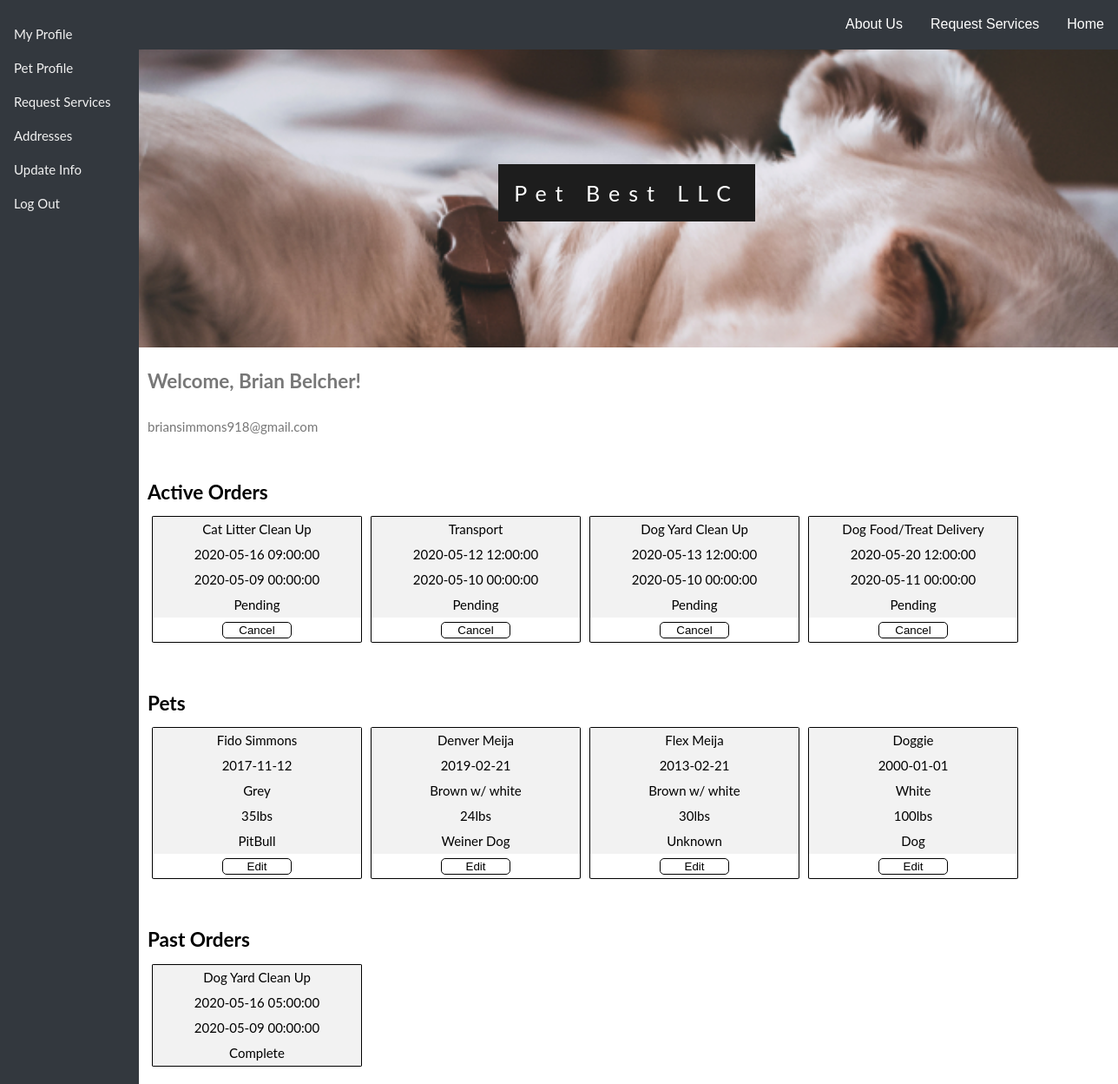
Page /Website/website-master/profile.php (signed in) on the committed database.
### tables this page shows
CREATE TABLE `users` (
  `userID` int(10) unsigned NOT NULL AUTO_INCREMENT,
  `username` varchar(255) NOT NULL,
  `password` varchar(255) NOT NULL,
  `firstName` varchar(255) DEFAULT NULL,
  `lastName` varchar(255) DEFAULT NULL,
  `privileges` varchar(255) NOT NULL,
  `email` varchar(255) NOT NULL,
  `hiredate` date DEFAULT NULL,
  `birthdate` date DEFAULT NULL,
  `notes` varchar(535) DEFAULT NULL,
  PRIMARY KEY (`userID`)
);

CREATE TABLE `orders` (
  `orderID` int(10) unsigned NOT NULL AUTO_INCREMENT,
  `userID` int(10) unsigned NOT NULL,
  `orderDate` datetime NOT NULL,
  `serviceDateRequest` datetime NOT NULL,
  `serviceDateComplete` date DEFAULT NULL,
  `orderStatus` varchar(255) NOT NULL,
  `orderTotal` decimal(10,2) DEFAULT NULL,
  `employeeID` int(10) unsigned DEFAULT NULL,
  `notes` text DEFAULT NULL,
  PRIMARY KEY (`orderID`),
  KEY `userID` (`userID`),
  KEY `employeeID` (`employeeID`),
  CONSTRAINT `orders_ibfk_1` FOREIGN KEY (`userID`) REFERENCES `users` (`userID`)
);

CREATE TABLE `services` (
  `serviceID` int(10) unsigned NOT NULL AUTO_INCREMENT,
  `categoryID` int(10) unsigned NOT NULL,
  `servicename` varchar(255) NOT NULL,
  `description` varchar(535) NOT NULL,
  `dateadded` date NOT NULL,
  `price` decimal(10,2) NOT NULL,
  PRIMARY KEY (`serviceID`),
  KEY `categoryID` (`categoryID`),
  CONSTRAINT `services_ibfk_1` FOREIGN KEY (`categoryID`) REFERENCES `categories` (`categoryID`)
);

CREATE TABLE `pets` (
  `petID` int(10) unsigned NOT NULL AUTO_INCREMENT,
  `userID` int(10) unsigned NOT NULL,
  `fullName` varchar(255) NOT NULL,
  `birthdate` date NOT NULL,
  `breed` varchar(255) NOT NULL,
  `color` varchar(255) NOT NULL,
  `weight` double NOT NULL,
  PRIMARY KEY (`petID`) USING BTREE,
  KEY `userID` (`userID`),
  CONSTRAINT `pets_ibfk_1` FOREIGN KEY (`userID`) REFERENCES `users` (`userID`)
);

### Website/website-master/src/Database.php (called while the page is built, shortened)
<?php
class Database implements DatabaseInterface {
  private $pdo;
  public static function create(PDO $pdo) {
    return new static($pdo);
  }
  public function __construct(PDO $pdo) {
    $this->pdo = $pdo;
  }
  public function showPetsByCustomer($userInfo){
    if (is_a($userInfo, '\stdClass')){
      $userID = !empty($userInfo->userID) ? $userInfo->userID : null;
    } else{
      $userID = !empty($userInfo['userID']) ? $userInfo['userID'] : null;
    }
    $selectStatement = "SELECT firstName, lastName, petID, fullName, pets.birthdate, breed, color, weight
      FROM pets JOIN users on pets.userID = users.userID WHERE pets.userID = :userID";
    $statement = $this->pdo->prepare($selectStatement);
    $parameters = [
      ':userID' => $userID
    ];
    $statement->execute($parameters);
    $petInfo[] = $statement->fetchAll(PDO::FETCH_CLASS, '\stdClass');
    $petInfo = reset($petInfo);
    return $petInfo;
  }
  public function showPastCustomerOrders($userInfo){
    if (is_a($userInfo, '\stdClass')) {
      $userID = !empty($userInfo->userID) ? $userInfo->userID : NULL;
    } else {
      $userID = !empty($userInfo['userID']) ? $userInfo['userID'] : NULL;
    }
    $selectStatement = "SELECT orders.orderID, orderDate, serviceDateRequest, orderStatus, servicename, description
    FROM orders JOIN orderitems ON orders.orderID = orderitems.orderID
    JOIN services ON orderitems.serviceID = services.serviceID
    WHERE (orderStatus <> 'Pending' AND orderStatus <> 'In Route' AND orderStatus <> 'In Progress')  AND orders.userID = :userID" . PHP_EOL;
    $statement = $this->pdo->prepare($selectStatement);
    $parameters = [':userID' => $userID];
    $statement->execute($parameters);
    $serviceInfo[] = $statement->fetchAll(PDO::FETCH_CLASS, '\stdClass');
    $serviceInfo = reset($serviceInfo);
    return $serviceInfo;
  }
  public function showCustomerActiveOrders($userInfo)
  {
    if (is_a($userInfo, '\stdClass')) {
      $userID = !empty($userInfo->userID) ? $userInfo->userID : NULL;
    } else {
      $userID = !empty($userInfo['userID']) ? $userInfo['userID'] : NULL;
    }
    $selectStatement = "SELECT orders.orderID, orderDate, serviceDateRequest, orderStatus, servicename, description
    FROM orders JOIN orderitems ON orders.orderID = orderitems.orderID
    JOIN services ON orderitems.serviceID = services.serviceID
    WHERE (orderStatus <> 'Cancelled' AND orderStatus <> 'Complete') AND orders.userID = :userID" . PHP_EOL;
    $statement = $this->pdo->prepare($selectStatement);
    $parameters = [':userID' => $userID];
    $statement->execute($parameters);
    $serviceInfo[] = $statement->fetchAll(PDO::FETCH_CLASS, '\stdClass');
    $serviceInfo = reset($serviceInfo);
    return $serviceInfo;
  }
}

### Website/website-master/common.php (called while the page is built, shortened)
<?php
$dsn = "mysql:host=" . DB_HOST . ";dbname=" . DB_NAME . ";charset=utf8mb4;";
$driver_options = [
  PDO::ATTR_ERRMODE => PDO::ERRMODE_EXCEPTION,
];
$pdo = new PDO($dsn, DB_USER, DB_PASS, $driver_options);
$database = Database::create($pdo);
?>

### Website/website-master/profile.php (the view, shortened to what this page needs)
<?php
require_once('common.php');
if (isset($_SESSION['userInfo'])) {
	$userInfo = $_SESSION['userInfo'];
	if ($userInfo->privileges == 'Admin') {
	} else if ($userInfo->privileges == 'Employee') {
		$assignedRequest = $database->getAssignedRequest($userInfo->userID);
	} else {
		$customerActiveOrderInfo = $database->showCustomerActiveOrders($userInfo);
		$customerPastOrders = $database->showPastCustomerOrders($userInfo);
		$petData = $database->showPetsByCustomer($userInfo);
	}
}
?>
<!DOCTYPE HTML>
<HTML lang="en">
<head>
	<link rel="stylesheet" type="text/css" href="css/bestPet.css">
	<link rel="stylesheet" type="text/css" href="css/sideBar.css">
</head>
<body>
<div class="bgimg-1">
		<div class="caption">
			<span class="border">Pet Best LLC</span>
		</div>
		<?php require_once("menu.php") ?>
		<?php require_once("sideBar.php") ?>
	</div>
	<div class="main">
		<?php if (isset($userInfo)) : ?>
			<h2 class="mobile"> Welcome, <?php echo $userInfo->firstName . ' ' . $userInfo->lastName ?>!</h2>
			<p class="mobile">   <?php echo $userInfo->email ?> </p><br>
			<?php if (isset($customerActiveOrderInfo)) : ?>
				<h2 class="customerinfo-title">Active Orders</h2>
				<div id="customerinfo-flex">
					<?php foreach ($customerActiveOrderInfo as $value) : ?>
						<div class="customerinfo-card">
							<p class="customerinfo-details"><?php echo $value->servicename; ?></p>
							<p class="customerinfo-details"><?php echo $value->serviceDateRequest; ?></p>
							<p class="customerinfo-details"><?php echo $value->orderDate; ?></p>
							<p class="customerinfo-details"><?php echo $value->orderStatus; ?></p>
							<form method="post" action="<?php echo htmlspecialchars($_SERVER["PHP_SELF"]); ?>">
								<input class="cancel" type="submit" value="Cancel">
							</form>
						</div>
					<?php endforeach; ?>
				</div>
			<?php endif; ?>
			<?php if (isset($petData)) : ?>
				<h2 class="customerinfo-title">Pets</h2>
				<div id="customerinfo-flex">
					<?php foreach ($petData as $value) : ?>
						<div class="customerinfo-card">
							<p class="customerinfo-details"><?php echo $value->fullName; ?></p>
							<p class="customerinfo-details"><?php echo $value->birthdate; ?></p>
							<p class="customerinfo-details"><?php echo $value->color; ?></p>
							<p class="customerinfo-details"><?php echo $value->weight . "lbs"; ?></p>
							<p class="customerinfo-details"><?php echo $value->breed; ?></p>
							<form method="post" action="updatePetInfo.php">
							<input class="cancel" type="submit" value="Edit">
							</form>
						</div>
					<?php endforeach; ?>
				</div>
			<?php endif; ?>
			<?php if (isset($customerPastOrders)) : ?>
				<h2 class="customerinfo-title">Past Orders</h2>
				<div id="customerinfo-flex">
					<?php foreach ($customerPastOrders as $value) : ?>
						<div class="customerinfo-card">
							<p class="customerinfo-details"><?php echo $value->servicename; ?></p>
							<p class="customerinfo-details"><?php echo $value->serviceDateRequest; ?></p>
							<p class="customerinfo-details"><?php echo $value->orderDate; ?></p>
							<p class="customerinfo-details"><?php echo $value->orderStatus; ?></p>
						</div>
					<?php endforeach; ?>
				</div>
			<?php endif; ?>
		<?php endif; ?>
	</div>
</body>
</HTML>

### Website/website-master/css/bestPet.css (style rules this page uses)
body, html { height: 100%; margin: 0; color: #777; font: 400 15px/1.8 "lato", sans-serif; }
.bgimg-1, .bgimg-2, .bgimg-3, .bgimg-4, .bgimg-5, .bgimg-6 { position: relative; opacity: 0.95; background-attachment: fixed; background-position: center; background-repeat: no-repeat; background-size: cover; }
.bgimg-1 { background-image: url(../images/dog.jpg); min-height: 50%; }
.caption { position: absolute; left: 0; top: 50%; width: 100%; text-align: center; color: #000; margin-left: 78px; }
.caption span.border { background-color: #111; color: #fff; padding: 18px; font-size: 25px; letter-spacing: 10px; }
.AddEmployeeCard label, p { text-align: center; }
#customerinfo-flex { display: flex; justify-content: flex-start; margin: .3em 0em 2em 0em; color: white; flex-wrap: wrap; }
.customerinfo-card { display: flex; flex-direction: column; align-self: center; width: 30vh; text-align: center; border: solid black; border-width: 1px; border-radius: 1%; transition: all .6s ease; margin: 0px 5px 20px 5px; }
.customerinfo-title { color: black; text-align: left; margin-top: 0; margin-bottom: .3em; }
.customerinfo-details { margin: 0; padding: 1px; font-size: 1em; background-color: #f2f2f2; color: black; height: inherit; }
.cancel { width: 10vh; align-self: center; background-color: white; margin-top: .3em; margin-bottom: .3em; border: solid black; border-width: 1px; border-radius: 5px; }
.mobile { text-align: left; }

### Website/website-master/css/sideBar.css (style rules this page uses)
body { font-family: "Lato", sans-serif; }
.main { margin-left: 160px; font-size: inherit; padding: 0px 10px; }

### rows in the picture
users: firstName "Brian", lastName "Belcher"
orders: services.servicename "Cat Litter Clean Up", serviceDateRequest "2020-05-16 09:00:00", orderDate "2020-05-09 00:00:00", orderStatus "Pending"
orders: services.servicename "Transport", serviceDateRequest "2020-05-12 12:00:00", orderDate "2020-05-10 00:00:00", orderStatus "Pending"
orders: services.servicename "Dog Yard Clean Up", serviceDateRequest "2020-05-13 12:00:00", orderDate "2020-05-10 00:00:00", orderStatus "Pending"
orders: services.servicename "Dog Food/Treat Delivery", serviceDateRequest "2020-05-20 12:00:00", orderDate "2020-05-11 00:00:00", orderStatus "Pending"
pets: fullName "Fido Simmons", birthdate "2017-11-12", color "Grey", weight "35", breed "PitBull"
pets: fullName "Denver Meija", birthdate "2019-02-21", color "Brown w/ white", weight "24", breed "Weiner Dog"
pets: fullName "Flex Meija", birthdate "2013-02-21", color "Brown w/ white", weight "30", breed "Unknown"
pets: fullName "Doggie", birthdate "2000-01-01", color "White", weight "100", breed "Dog"
orders: services.servicename "Dog Yard Clean Up", serviceDateRequest "2020-05-16 05:00:00", orderDate "2020-05-09 00:00:00", orderStatus "Complete"

### other values in the picture
$userInfo->email "briansimmons918@gmail.com"
